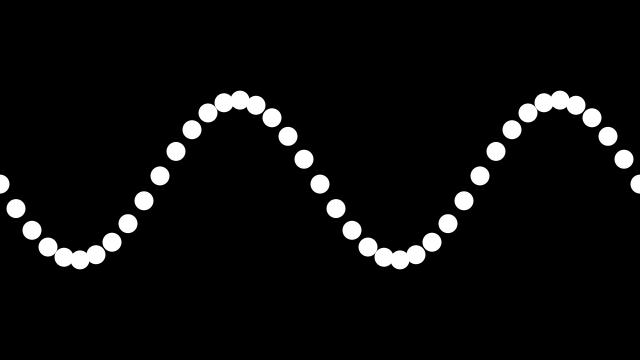
Frame 1 (no input)
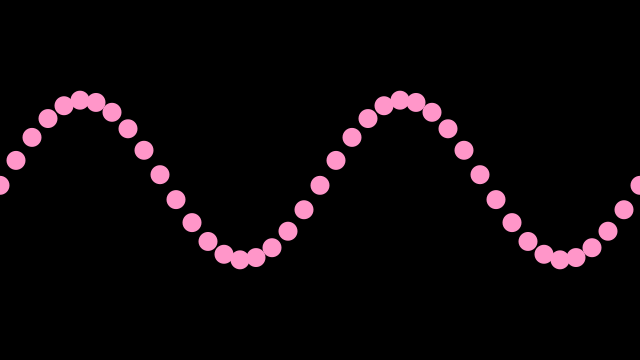
Frame 60 (the mouse pressed at the canvas centre just before this capture)
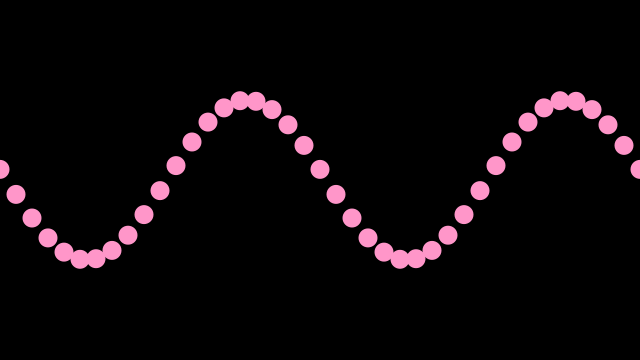
Frame 120 (the mouse held since frame 60 and released just before this capture)

The Processing sketch that drew these frames (run headless with seeded random() and noise(); from frame 60 on, the mouse is pressed at the canvas centre):

// Processing sketch: processing_171547
// ── processing_171547.pde

color lightPink = color(255, 150, 201);
color lightBlue = color(150, 237, 237);
color orange = color(255, 166, 0);
color darkBlue = color(2, 9, 67);

int xspacing = 16;
int w;  
 
float theta = 0.0; 
float amplitude = 80.0;
float period = 500.0; 
float dx;
float[] yvalues;
float frequency = 50.0/32;

void setup()
{
  size(640, 360);
  w = width+16;
  dx = (TWO_PI / period) * xspacing;
  yvalues = new float[w/xspacing];
  frameRate (60);
}

void draw()
{
  background(0);
  calcWave();
  renderWave();
  
  if (hour() <= 5 && minute() <=59 && second() <= 59)//morning
  {
   fill (lightPink);
  }
  else if (hour() <= 11 && minute() <= 59 && second() <= 59)//early afternoon
  {
   fill(lightBlue);
  }
  else if (hour() <= 16 && minute() <= 59 && second() <= 59)//late afternoon
  {
   fill(orange);
  }
  else //night
  {
   fill (darkBlue);
  }
}


void calcWave() {
  theta += 0.02;
  float x = theta;
  for (int i = 0; i < yvalues.length; i++) {
    yvalues[i] = sin(x*frequency+theta)*amplitude;
    x+=dx;
    
  }
}

void renderWave() {
  noStroke();
  for (int x = 0; x < yvalues.length; x++) {
    ellipse(x*xspacing, height/2+yvalues[x], 19, 19);
  }
}
